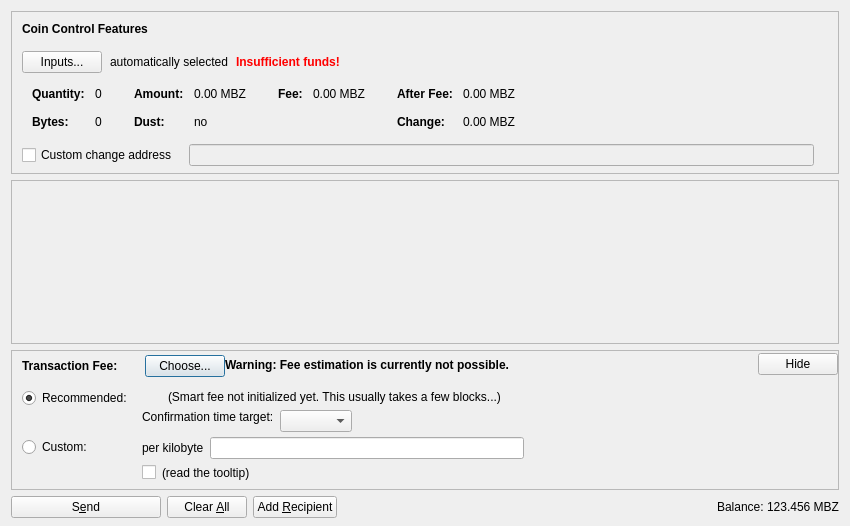
<?xml version="1.0" encoding="UTF-8"?>
<ui version="4.0">
 <class>SendCoinsDialog</class>
 <widget class="QDialog" name="SendCoinsDialog">
  <property name="geometry">
   <rect>
    <x>0</x>
    <y>0</y>
    <width>850</width>
    <height>526</height>
   </rect>
  </property>
  <property name="windowTitle">
   <string>Send Coins</string>
  </property>
  <layout class="QVBoxLayout" name="verticalLayout" stretch="0,1,0,0">
   <property name="bottomMargin">
    <number>8</number>
   </property>
   <item>
    <widget class="QFrame" name="frameCoinControl">
     <property name="sizePolicy">
      <sizepolicy hsizetype="Expanding" vsizetype="Expanding">
       <horstretch>0</horstretch>
       <verstretch>0</verstretch>
      </sizepolicy>
     </property>
     <property name="maximumSize">
      <size>
       <width>16777215</width>
       <height>16777215</height>
      </size>
     </property>
     <property name="frameShape">
      <enum>QFrame::StyledPanel</enum>
     </property>
     <property name="frameShadow">
      <enum>QFrame::Sunken</enum>
     </property>
     <layout class="QVBoxLayout" name="verticalLayoutCoinControl2">
      <property name="spacing">
       <number>0</number>
      </property>
      <property name="leftMargin">
       <number>0</number>
      </property>
      <property name="topMargin">
       <number>0</number>
      </property>
      <property name="rightMargin">
       <number>0</number>
      </property>
      <property name="bottomMargin">
       <number>6</number>
      </property>
      <item>
       <layout class="QVBoxLayout" name="verticalLayoutCoinControl" stretch="0,0,0,0,1">
        <property name="spacing">
         <number>0</number>
        </property>
        <property name="leftMargin">
         <number>10</number>
        </property>
        <property name="topMargin">
         <number>10</number>
        </property>
        <item>
         <layout class="QHBoxLayout" name="horizontalLayoutCoinControl1">
          <property name="bottomMargin">
           <number>15</number>
          </property>
          <item>
           <widget class="QLabel" name="labelCoinControlFeatures">
            <property name="sizePolicy">
             <sizepolicy hsizetype="Preferred" vsizetype="Maximum">
              <horstretch>0</horstretch>
              <verstretch>0</verstretch>
             </sizepolicy>
            </property>
            <property name="font">
             <font>
              <weight>75</weight>
              <bold>true</bold>
             </font>
            </property>
            <property name="styleSheet">
             <string notr="true">font-weight:bold;</string>
            </property>
            <property name="text">
             <string>Coin Control Features</string>
            </property>
           </widget>
          </item>
         </layout>
        </item>
        <item>
         <layout class="QHBoxLayout" name="horizontalLayoutCoinControl2" stretch="0,0,0,0">
          <property name="spacing">
           <number>8</number>
          </property>
          <property name="bottomMargin">
           <number>10</number>
          </property>
          <item>
           <widget class="QPushButton" name="pushButtonCoinControl">
            <property name="styleSheet">
             <string notr="true"/>
            </property>
            <property name="text">
             <string>Inputs...</string>
            </property>
            <property name="autoDefault">
             <bool>false</bool>
            </property>
           </widget>
          </item>
          <item>
           <widget class="QLabel" name="labelCoinControlAutomaticallySelected">
            <property name="text">
             <string>automatically selected</string>
            </property>
            <property name="margin">
             <number>5</number>
            </property>
           </widget>
          </item>
          <item>
           <widget class="QLabel" name="labelCoinControlInsuffFunds">
            <property name="font">
             <font>
              <weight>75</weight>
              <bold>true</bold>
             </font>
            </property>
            <property name="styleSheet">
             <string notr="true">color:red;font-weight:bold;</string>
            </property>
            <property name="text">
             <string>Insufficient funds!</string>
            </property>
            <property name="margin">
             <number>5</number>
            </property>
           </widget>
          </item>
          <item>
           <spacer name="horizontalSpacerCoinControl">
            <property name="orientation">
             <enum>Qt::Horizontal</enum>
            </property>
            <property name="sizeHint" stdset="0">
             <size>
              <width>40</width>
              <height>1</height>
             </size>
            </property>
           </spacer>
          </item>
         </layout>
        </item>
        <item>
         <widget class="QWidget" name="widgetCoinControl" native="true">
          <property name="sizePolicy">
           <sizepolicy hsizetype="Preferred" vsizetype="Preferred">
            <horstretch>0</horstretch>
            <verstretch>0</verstretch>
           </sizepolicy>
          </property>
          <property name="minimumSize">
           <size>
            <width>0</width>
            <height>0</height>
           </size>
          </property>
          <property name="styleSheet">
           <string notr="true"/>
          </property>
          <layout class="QHBoxLayout" name="horizontalLayoutCoinControl5">
           <property name="leftMargin">
            <number>0</number>
           </property>
           <property name="topMargin">
            <number>0</number>
           </property>
           <property name="rightMargin">
            <number>0</number>
           </property>
           <property name="bottomMargin">
            <number>0</number>
           </property>
           <item>
            <layout class="QHBoxLayout" name="horizontalLayoutCoinControl3" stretch="0,0,0,1">
             <property name="spacing">
              <number>20</number>
             </property>
             <property name="topMargin">
              <number>0</number>
             </property>
             <property name="bottomMargin">
              <number>10</number>
             </property>
             <item>
              <layout class="QFormLayout" name="formLayoutCoinControl1">
               <property name="horizontalSpacing">
                <number>10</number>
               </property>
               <property name="verticalSpacing">
                <number>14</number>
               </property>
               <property name="leftMargin">
                <number>10</number>
               </property>
               <property name="topMargin">
                <number>4</number>
               </property>
               <property name="rightMargin">
                <number>6</number>
               </property>
               <item row="0" column="0">
                <widget class="QLabel" name="labelCoinControlQuantityText">
                 <property name="font">
                  <font>
                   <weight>75</weight>
                   <bold>true</bold>
                  </font>
                 </property>
                 <property name="text">
                  <string>Quantity:</string>
                 </property>
                 <property name="margin">
                  <number>0</number>
                 </property>
                </widget>
               </item>
               <item row="0" column="1">
                <widget class="QLabel" name="labelCoinControlQuantity">
                 <property name="cursor">
                  <cursorShape>IBeamCursor</cursorShape>
                 </property>
                 <property name="contextMenuPolicy">
                  <enum>Qt::ActionsContextMenu</enum>
                 </property>
                 <property name="text">
                  <string notr="true">0</string>
                 </property>
                 <property name="margin">
                  <number>0</number>
                 </property>
                 <property name="textInteractionFlags">
                  <set>Qt::LinksAccessibleByMouse|Qt::TextSelectableByKeyboard|Qt::TextSelectableByMouse</set>
                 </property>
                </widget>
               </item>
               <item row="1" column="0">
                <widget class="QLabel" name="labelCoinControlBytesText">
                 <property name="font">
                  <font>
                   <weight>75</weight>
                   <bold>true</bold>
                  </font>
                 </property>
                 <property name="text">
                  <string>Bytes:</string>
                 </property>
                </widget>
               </item>
               <item row="1" column="1">
                <widget class="QLabel" name="labelCoinControlBytes">
                 <property name="cursor">
                  <cursorShape>IBeamCursor</cursorShape>
                 </property>
                 <property name="contextMenuPolicy">
                  <enum>Qt::ActionsContextMenu</enum>
                 </property>
                 <property name="text">
                  <string notr="true">0</string>
                 </property>
                 <property name="textInteractionFlags">
                  <set>Qt::LinksAccessibleByMouse|Qt::TextSelectableByKeyboard|Qt::TextSelectableByMouse</set>
                 </property>
                </widget>
               </item>
              </layout>
             </item>
             <item>
              <layout class="QFormLayout" name="formLayoutCoinControl2">
               <property name="horizontalSpacing">
                <number>10</number>
               </property>
               <property name="verticalSpacing">
                <number>14</number>
               </property>
               <property name="leftMargin">
                <number>6</number>
               </property>
               <property name="topMargin">
                <number>4</number>
               </property>
               <property name="rightMargin">
                <number>6</number>
               </property>
               <item row="0" column="0">
                <widget class="QLabel" name="labelCoinControlAmountText">
                 <property name="font">
                  <font>
                   <weight>75</weight>
                   <bold>true</bold>
                  </font>
                 </property>
                 <property name="text">
                  <string>Amount:</string>
                 </property>
                 <property name="margin">
                  <number>0</number>
                 </property>
                </widget>
               </item>
               <item row="0" column="1">
                <widget class="QLabel" name="labelCoinControlAmount">
                 <property name="cursor">
                  <cursorShape>IBeamCursor</cursorShape>
                 </property>
                 <property name="contextMenuPolicy">
                  <enum>Qt::ActionsContextMenu</enum>
                 </property>
                 <property name="text">
                  <string notr="true">0.00 MBZ</string>
                 </property>
                 <property name="textInteractionFlags">
                  <set>Qt::LinksAccessibleByMouse|Qt::TextSelectableByKeyboard|Qt::TextSelectableByMouse</set>
                 </property>
                </widget>
               </item>
               <item row="1" column="0">
                <widget class="QLabel" name="labelCoinControlLowOutputText">
                 <property name="font">
                  <font>
                   <weight>75</weight>
                   <bold>true</bold>
                  </font>
                 </property>
                 <property name="text">
                  <string>Dust:</string>
                 </property>
                </widget>
               </item>
               <item row="1" column="1">
                <widget class="QLabel" name="labelCoinControlLowOutput">
                 <property name="cursor">
                  <cursorShape>IBeamCursor</cursorShape>
                 </property>
                 <property name="contextMenuPolicy">
                  <enum>Qt::ActionsContextMenu</enum>
                 </property>
                 <property name="text">
                  <string notr="true">no</string>
                 </property>
                 <property name="textInteractionFlags">
                  <set>Qt::LinksAccessibleByMouse|Qt::TextSelectableByKeyboard|Qt::TextSelectableByMouse</set>
                 </property>
                </widget>
               </item>
              </layout>
             </item>
             <item>
              <layout class="QFormLayout" name="formLayoutCoinControl3">
               <property name="horizontalSpacing">
                <number>10</number>
               </property>
               <property name="verticalSpacing">
                <number>14</number>
               </property>
               <property name="leftMargin">
                <number>6</number>
               </property>
               <property name="topMargin">
                <number>4</number>
               </property>
               <property name="rightMargin">
                <number>6</number>
               </property>
               <item row="0" column="0">
                <widget class="QLabel" name="labelCoinControlFeeText">
                 <property name="font">
                  <font>
                   <weight>75</weight>
                   <bold>true</bold>
                  </font>
                 </property>
                 <property name="text">
                  <string>Fee:</string>
                 </property>
                 <property name="margin">
                  <number>0</number>
                 </property>
                </widget>
               </item>
               <item row="0" column="1">
                <widget class="QLabel" name="labelCoinControlFee">
                 <property name="cursor">
                  <cursorShape>IBeamCursor</cursorShape>
                 </property>
                 <property name="contextMenuPolicy">
                  <enum>Qt::ActionsContextMenu</enum>
                 </property>
                 <property name="text">
                  <string notr="true">0.00 MBZ</string>
                 </property>
                 <property name="textInteractionFlags">
                  <set>Qt::LinksAccessibleByMouse|Qt::TextSelectableByKeyboard|Qt::TextSelectableByMouse</set>
                 </property>
                </widget>
               </item>
              </layout>
             </item>
             <item>
              <layout class="QFormLayout" name="formLayoutCoinControl4">
               <property name="horizontalSpacing">
                <number>10</number>
               </property>
               <property name="verticalSpacing">
                <number>14</number>
               </property>
               <property name="leftMargin">
                <number>6</number>
               </property>
               <property name="topMargin">
                <number>4</number>
               </property>
               <property name="rightMargin">
                <number>6</number>
               </property>
               <item row="0" column="0">
                <widget class="QLabel" name="labelCoinControlAfterFeeText">
                 <property name="font">
                  <font>
                   <weight>75</weight>
                   <bold>true</bold>
                  </font>
                 </property>
                 <property name="text">
                  <string>After Fee:</string>
                 </property>
                 <property name="margin">
                  <number>0</number>
                 </property>
                </widget>
               </item>
               <item row="0" column="1">
                <widget class="QLabel" name="labelCoinControlAfterFee">
                 <property name="cursor">
                  <cursorShape>IBeamCursor</cursorShape>
                 </property>
                 <property name="contextMenuPolicy">
                  <enum>Qt::ActionsContextMenu</enum>
                 </property>
                 <property name="text">
                  <string notr="true">0.00 MBZ</string>
                 </property>
                 <property name="textInteractionFlags">
                  <set>Qt::LinksAccessibleByMouse|Qt::TextSelectableByKeyboard|Qt::TextSelectableByMouse</set>
                 </property>
                </widget>
               </item>
               <item row="1" column="0">
                <widget class="QLabel" name="labelCoinControlChangeText">
                 <property name="font">
                  <font>
                   <weight>75</weight>
                   <bold>true</bold>
                  </font>
                 </property>
                 <property name="text">
                  <string>Change:</string>
                 </property>
                </widget>
               </item>
               <item row="1" column="1">
                <widget class="QLabel" name="labelCoinControlChange">
                 <property name="cursor">
                  <cursorShape>IBeamCursor</cursorShape>
                 </property>
                 <property name="contextMenuPolicy">
                  <enum>Qt::ActionsContextMenu</enum>
                 </property>
                 <property name="text">
                  <string notr="true">0.00 MBZ</string>
                 </property>
                 <property name="textInteractionFlags">
                  <set>Qt::LinksAccessibleByMouse|Qt::TextSelectableByKeyboard|Qt::TextSelectableByMouse</set>
                 </property>
                </widget>
               </item>
              </layout>
             </item>
            </layout>
           </item>
          </layout>
         </widget>
        </item>
        <item>
         <layout class="QHBoxLayout" name="horizontalLayoutCoinControl4" stretch="0,0,0">
          <property name="spacing">
           <number>12</number>
          </property>
          <property name="sizeConstraint">
           <enum>QLayout::SetDefaultConstraint</enum>
          </property>
          <property name="topMargin">
           <number>5</number>
          </property>
          <property name="rightMargin">
           <number>5</number>
          </property>
          <item>
           <widget class="QCheckBox" name="checkBoxCoinControlChange">
            <property name="toolTip">
             <string>If this is activated, but the change address is empty or invalid, change will be sent to a newly generated address.</string>
            </property>
            <property name="text">
             <string>Custom change address</string>
            </property>
           </widget>
          </item>
          <item>
           <widget class="QValidatedLineEdit" name="lineEditCoinControlChange">
            <property name="enabled">
             <bool>false</bool>
            </property>
            <property name="sizePolicy">
             <sizepolicy hsizetype="Expanding" vsizetype="Fixed">
              <horstretch>0</horstretch>
              <verstretch>0</verstretch>
             </sizepolicy>
            </property>
           </widget>
          </item>
          <item>
           <widget class="QLabel" name="labelCoinControlChangeLabel">
            <property name="sizePolicy">
             <sizepolicy hsizetype="Preferred" vsizetype="Expanding">
              <horstretch>0</horstretch>
              <verstretch>0</verstretch>
             </sizepolicy>
            </property>
            <property name="minimumSize">
             <size>
              <width>0</width>
              <height>0</height>
             </size>
            </property>
            <property name="text">
             <string/>
            </property>
            <property name="margin">
             <number>3</number>
            </property>
           </widget>
          </item>
         </layout>
        </item>
        <item>
         <spacer name="verticalSpacerCoinControl">
          <property name="orientation">
           <enum>Qt::Vertical</enum>
          </property>
          <property name="sizeHint" stdset="0">
           <size>
            <width>800</width>
            <height>1</height>
           </size>
          </property>
         </spacer>
        </item>
       </layout>
      </item>
     </layout>
    </widget>
   </item>
   <item>
    <widget class="QScrollArea" name="scrollArea">
     <property name="widgetResizable">
      <bool>true</bool>
     </property>
     <widget class="QWidget" name="scrollAreaWidgetContents">
      <property name="geometry">
       <rect>
        <x>0</x>
        <y>0</y>
        <width>830</width>
        <height>104</height>
       </rect>
      </property>
      <layout class="QVBoxLayout" name="verticalLayout_2" stretch="0,1">
       <property name="leftMargin">
        <number>0</number>
       </property>
       <property name="topMargin">
        <number>0</number>
       </property>
       <property name="rightMargin">
        <number>0</number>
       </property>
       <property name="bottomMargin">
        <number>0</number>
       </property>
       <item>
        <layout class="QVBoxLayout" name="entries">
         <property name="spacing">
          <number>6</number>
         </property>
        </layout>
       </item>
       <item>
        <spacer name="verticalSpacer">
         <property name="orientation">
          <enum>Qt::Vertical</enum>
         </property>
         <property name="sizeHint" stdset="0">
          <size>
           <width>20</width>
           <height>40</height>
          </size>
         </property>
        </spacer>
       </item>
      </layout>
     </widget>
    </widget>
   </item>
   <item>
    <widget class="QFrame" name="frameFee">
     <property name="sizePolicy">
      <sizepolicy hsizetype="Expanding" vsizetype="Expanding">
       <horstretch>0</horstretch>
       <verstretch>0</verstretch>
      </sizepolicy>
     </property>
     <property name="maximumSize">
      <size>
       <width>16777215</width>
       <height>16777215</height>
      </size>
     </property>
     <property name="frameShape">
      <enum>QFrame::StyledPanel</enum>
     </property>
     <property name="frameShadow">
      <enum>QFrame::Sunken</enum>
     </property>
     <layout class="QVBoxLayout" name="verticalLayoutFee1">
      <property name="spacing">
       <number>0</number>
      </property>
      <property name="leftMargin">
       <number>0</number>
      </property>
      <property name="topMargin">
       <number>0</number>
      </property>
      <property name="rightMargin">
       <number>0</number>
      </property>
      <property name="bottomMargin">
       <number>0</number>
      </property>
      <item>
       <layout class="QVBoxLayout" name="verticalLayoutFee2" stretch="0,0,0">
        <property name="spacing">
         <number>0</number>
        </property>
        <property name="leftMargin">
         <number>10</number>
        </property>
        <property name="topMargin">
         <number>0</number>
        </property>
        <item>
         <layout class="QHBoxLayout" name="horizontalLayoutFee1">
          <property name="bottomMargin">
           <number>0</number>
          </property>
          <item>
           <layout class="QVBoxLayout" name="verticalLayoutFee7">
            <property name="spacing">
             <number>0</number>
            </property>
            <item>
             <spacer name="verticalSpacerSmartFee">
              <property name="orientation">
               <enum>Qt::Vertical</enum>
              </property>
              <property name="sizeType">
               <enum>QSizePolicy::Fixed</enum>
              </property>
              <property name="sizeHint" stdset="0">
               <size>
                <width>1</width>
                <height>4</height>
               </size>
              </property>
             </spacer>
            </item>
            <item>
             <layout class="QHBoxLayout" name="horizontalLayoutSmartFee">
              <property name="spacing">
               <number>10</number>
              </property>
              <item>
               <widget class="QLabel" name="labelFeeHeadline">
                <property name="sizePolicy">
                 <sizepolicy hsizetype="Preferred" vsizetype="Maximum">
                  <horstretch>0</horstretch>
                  <verstretch>0</verstretch>
                 </sizepolicy>
                </property>
                <property name="font">
                 <font>
                  <weight>75</weight>
                  <bold>true</bold>
                 </font>
                </property>
                <property name="styleSheet">
                 <string notr="true">font-weight:bold;</string>
                </property>
                <property name="text">
                 <string>Transaction Fee:</string>
                </property>
               </widget>
              </item>
              <item>
               <widget class="QLabel" name="labelFeeMinimized">
                <property name="text">
                 <string/>
                </property>
               </widget>
              </item>
              <item>
               <widget class="QPushButton" name="buttonChooseFee">
                <property name="text">
                 <string>Choose...</string>
                </property>
               </widget>
              </item>
             </layout>
            </item>
            <item>
             <spacer name="verticalSpacer_5">
              <property name="orientation">
               <enum>Qt::Vertical</enum>
              </property>
              <property name="sizeHint" stdset="0">
               <size>
                <width>1</width>
                <height>1</height>
               </size>
              </property>
             </spacer>
            </item>
           </layout>
          </item>
          <item>
           <widget class="QLabel" name="fallbackFeeWarningLabel">
            <property name="toolTip">
             <string>Using the fallbackfee can result in sending a transaction that will take several hours or days (or never) to confirm. Consider choosing your fee manually or wait until you have validated the complete chain.</string>
            </property>
            <property name="font">
            <font>
                <weight>75</weight>
                <bold>true</bold>
            </font>
            </property>
            <property name="text">
             <string>Warning: Fee estimation is currently not possible.</string>
            </property>
            <property name="wordWrap">
             <bool>false</bool>
            </property>
           </widget>
          </item>
          <item>
           <spacer name="horizontalSpacer_4">
            <property name="orientation">
             <enum>Qt::Horizontal</enum>
            </property>
            <property name="sizeType">
             <enum>QSizePolicy::MinimumExpanding</enum>
            </property>
            <property name="sizeHint" stdset="0">
             <size>
              <width>40</width>
              <height>20</height>
             </size>
            </property>
           </spacer>
          </item>
          <item>
           <widget class="QPushButton" name="buttonMinimizeFee">
            <property name="toolTip">
             <string>collapse fee-settings</string>
            </property>
            <property name="text">
             <string>Hide</string>
            </property>
           </widget>
          </item>
         </layout>
        </item>
        <item>
         <widget class="QFrame" name="frameFeeSelection">
          <layout class="QVBoxLayout" name="verticalLayoutFee12">
           <property name="spacing">
            <number>0</number>
           </property>
           <property name="leftMargin">
            <number>0</number>
           </property>
           <property name="topMargin">
            <number>0</number>
           </property>
           <property name="rightMargin">
            <number>0</number>
           </property>
           <property name="bottomMargin">
            <number>0</number>
           </property>
           <item>
            <layout class="QGridLayout" name="gridLayoutFee">
             <property name="topMargin">
              <number>10</number>
             </property>
             <property name="bottomMargin">
              <number>4</number>
             </property>
             <property name="horizontalSpacing">
              <number>10</number>
             </property>
             <property name="verticalSpacing">
              <number>4</number>
             </property>
             <item row="1" column="1">
              <layout class="QVBoxLayout" name="verticalLayoutFee8">
               <property name="spacing">
                <number>6</number>
               </property>
               <item>
                <layout class="QHBoxLayout" name="horizontalLayoutFee13">
                 <item>
                  <widget class="QLabel" name="labelCustomPerKilobyte">
                   <property name="toolTip">
                    <string>If the custom fee is set to 1000 satoshis and the transaction is only 250 bytes, then &quot;per kilobyte&quot; only pays 250 satoshis in fee, while &quot;total at least&quot; pays 1000 satoshis. For transactions bigger than a kilobyte both pay by kilobyte.</string>
                   </property>
                   <property name="text">
                    <string>per kilobyte</string>
                   </property>
                  </widget>
                 </item>
                 <item>
                  <widget class="BitcoinAmountField" name="customFee"/>
                 </item>
                 <item>
                  <spacer name="horizontalSpacer_6">
                   <property name="orientation">
                    <enum>Qt::Horizontal</enum>
                   </property>
                   <property name="sizeHint" stdset="0">
                    <size>
                     <width>1</width>
                     <height>1</height>
                    </size>
                   </property>
                  </spacer>
                 </item>
                </layout>
               </item>
               <item>
                <layout class="QHBoxLayout" name="horizontalLayoutFee8">
                 <item>
                  <widget class="QCheckBox" name="checkBoxMinimumFee">
                   <property name="toolTip">
                    <string>Paying only the minimum fee is just fine as long as there is less transaction volume than space in the blocks. But be aware that this can end up in a never confirming transaction once there is more demand for mbzcoin transactions than the network can process.</string>
                   </property>
                   <property name="text">
                    <string/>
                   </property>
                  </widget>
                 </item>
                 <item>
                  <widget class="QLabel" name="labelMinFeeWarning">
                   <property name="enabled">
                    <bool>true</bool>
                   </property>
                   <property name="toolTip">
                    <string>Paying only the minimum fee is just fine as long as there is less transaction volume than space in the blocks. But be aware that this can end up in a never confirming transaction once there is more demand for mbzcoin transactions than the network can process.</string>
                   </property>
                   <property name="text">
                    <string>(read the tooltip)</string>
                   </property>
                   <property name="margin">
                    <number>5</number>
                   </property>
                  </widget>
                 </item>
                 <item>
                  <spacer name="horizontalSpacer_2">
                   <property name="orientation">
                    <enum>Qt::Horizontal</enum>
                   </property>
                   <property name="sizeHint" stdset="0">
                    <size>
                     <width>1</width>
                     <height>1</height>
                    </size>
                   </property>
                  </spacer>
                 </item>
                </layout>
               </item>
              </layout>
             </item>
             <item row="0" column="0">
              <layout class="QVBoxLayout" name="verticalLayoutFee4" stretch="0,1">
               <item>
                <widget class="QRadioButton" name="radioSmartFee">
                 <property name="text">
                  <string>Recommended:</string>
                 </property>
                 <property name="checked">
                  <bool>true</bool>
                 </property>
                 <attribute name="buttonGroup">
                  <string notr="true">groupFee</string>
                 </attribute>
                </widget>
               </item>
               <item>
                <spacer name="verticalSpacer_2">
                 <property name="orientation">
                  <enum>Qt::Vertical</enum>
                 </property>
                 <property name="sizeHint" stdset="0">
                  <size>
                   <width>1</width>
                   <height>1</height>
                  </size>
                 </property>
                </spacer>
               </item>
              </layout>
             </item>
             <item row="1" column="0">
              <layout class="QVBoxLayout" name="verticalLayoutFee9" stretch="0,1">
               <item>
                <widget class="QRadioButton" name="radioCustomFee">
                 <property name="text">
                  <string>Custom:</string>
                 </property>
                 <attribute name="buttonGroup">
                  <string notr="true">groupFee</string>
                 </attribute>
                </widget>
               </item>
               <item>
                <spacer name="verticalSpacer_6">
                 <property name="orientation">
                  <enum>Qt::Vertical</enum>
                 </property>
                 <property name="sizeHint" stdset="0">
                  <size>
                   <width>1</width>
                   <height>1</height>
                  </size>
                 </property>
                </spacer>
               </item>
              </layout>
             </item>
             <item row="0" column="1">
              <layout class="QVBoxLayout" name="verticalLayoutFee3" stretch="0,0,1">
               <property name="spacing">
                <number>6</number>
               </property>
               <property name="topMargin">
                <number>2</number>
               </property>
               <item>
                <layout class="QHBoxLayout" name="horizontalLayoutFee12">
                 <item>
                  <widget class="QLabel" name="labelSmartFee">
                   <property name="text">
                    <string/>
                   </property>
                   <property name="margin">
                    <number>2</number>
                   </property>
                  </widget>
                 </item>
                 <item>
                  <widget class="QLabel" name="labelFeeEstimation">
                   <property name="text">
                    <string/>
                   </property>
                  </widget>
                 </item>
                 <item>
                  <widget class="QLabel" name="labelSmartFee2">
                   <property name="text">
                    <string>(Smart fee not initialized yet. This usually takes a few blocks...)</string>
                   </property>
                   <property name="margin">
                    <number>2</number>
                   </property>
                  </widget>
                 </item>
                 <item>
                  <spacer name="horizontalSpacer_5">
                   <property name="orientation">
                    <enum>Qt::Horizontal</enum>
                   </property>
                   <property name="sizeHint" stdset="0">
                    <size>
                     <width>1</width>
                     <height>1</height>
                    </size>
                   </property>
                  </spacer>
                 </item>
                </layout>
               </item>
               <item>
                <layout class="QHBoxLayout" name="horizontalLayoutFee9">
                 <item>
                  <layout class="QVBoxLayout" name="verticalLayoutFee6">
                   <item>
                    <widget class="QLabel" name="labelSmartFee3">
                     <property name="text">
                      <string>Confirmation time target:</string>
                     </property>
                     <property name="margin">
                      <number>2</number>
                     </property>
                    </widget>
                   </item>
                   <item>
                    <spacer name="verticalSpacer_3">
                     <property name="orientation">
                      <enum>Qt::Vertical</enum>
                     </property>
                     <property name="sizeHint" stdset="0">
                      <size>
                       <width>1</width>
                       <height>1</height>
                      </size>
                     </property>
                    </spacer>
                   </item>
                  </layout>
                 </item>
                 <item>
                  <layout class="QVBoxLayout" name="verticalLayoutFee5">
                   <property name="rightMargin">
                    <number>30</number>
                   </property>
                   <item>
                    <layout class="QHBoxLayout" name="horizontalLayoutConfTarget">
                     <property name="bottomMargin">
                      <number>0</number>
                     </property>
                     <item>
                      <widget class="QComboBox" name="confTargetSelector"/>
                     </item>
                     <item>
                      <spacer name="horizontalSpacerConfTarget">
                       <property name="orientation">
                        <enum>Qt::Horizontal</enum>
                       </property>
                       <property name="sizeHint" stdset="0">
                        <size>
                         <width>40</width>
                         <height>20</height>
                        </size>
                       </property>
                      </spacer>
                     </item>
                    </layout>
                   </item>
                  </layout>
                 </item>
                </layout>
               </item>
               <item>
                <spacer name="verticalSpacer_4">
                 <property name="orientation">
                  <enum>Qt::Vertical</enum>
                 </property>
                 <property name="sizeHint" stdset="0">
                  <size>
                   <width>1</width>
                   <height>1</height>
                  </size>
                 </property>
                </spacer>
               </item>
              </layout>
             </item>
            </layout>
           </item>
          </layout>
         </widget>
        </item>
        <item>
         <spacer name="verticalSpacerFee">
          <property name="orientation">
           <enum>Qt::Vertical</enum>
          </property>
          <property name="sizeHint" stdset="0">
           <size>
            <width>40</width>
            <height>5</height>
           </size>
          </property>
         </spacer>
        </item>
       </layout>
      </item>
     </layout>
    </widget>
   </item>
   <item>
    <layout class="QHBoxLayout" name="horizontalLayout">
     <item>
      <widget class="QPushButton" name="sendButton">
       <property name="minimumSize">
        <size>
         <width>150</width>
         <height>0</height>
        </size>
       </property>
       <property name="toolTip">
        <string>Confirm the send action</string>
       </property>
       <property name="text">
        <string>S&amp;end</string>
       </property>
       <property name="icon">
        <iconset resource="../bitcoin.qrc">
         <normaloff>:/icons/send</normaloff>:/icons/send</iconset>
       </property>
       <property name="autoDefault">
        <bool>false</bool>
       </property>
       <property name="default">
        <bool>false</bool>
       </property>
      </widget>
     </item>
     <item>
      <widget class="QPushButton" name="clearButton">
       <property name="sizePolicy">
        <sizepolicy hsizetype="Minimum" vsizetype="Fixed">
         <horstretch>0</horstretch>
         <verstretch>0</verstretch>
        </sizepolicy>
       </property>
       <property name="toolTip">
        <string>Clear all fields of the form.</string>
       </property>
       <property name="text">
        <string>Clear &amp;All</string>
       </property>
       <property name="icon">
        <iconset resource="../bitcoin.qrc">
         <normaloff>:/icons/remove</normaloff>:/icons/remove</iconset>
       </property>
       <property name="autoDefault">
        <bool>false</bool>
       </property>
      </widget>
     </item>
     <item>
      <widget class="QPushButton" name="addButton">
       <property name="toolTip">
        <string>Send to multiple recipients at once</string>
       </property>
       <property name="text">
        <string>Add &amp;Recipient</string>
       </property>
       <property name="icon">
        <iconset resource="../bitcoin.qrc">
         <normaloff>:/icons/add</normaloff>:/icons/add</iconset>
       </property>
       <property name="autoDefault">
        <bool>false</bool>
       </property>
      </widget>
     </item>
     <item>
      <spacer name="horizontalSpacer">
       <property name="orientation">
        <enum>Qt::Horizontal</enum>
       </property>
       <property name="sizeHint" stdset="0">
        <size>
         <width>40</width>
         <height>20</height>
        </size>
       </property>
      </spacer>
     </item>
     <item>
      <layout class="QHBoxLayout" name="horizontalLayout_2">
       <property name="spacing">
        <number>3</number>
       </property>
       <item>
        <widget class="QLabel" name="label">
         <property name="sizePolicy">
          <sizepolicy hsizetype="Preferred" vsizetype="Fixed">
           <horstretch>0</horstretch>
           <verstretch>0</verstretch>
          </sizepolicy>
         </property>
         <property name="text">
          <string>Balance:</string>
         </property>
        </widget>
       </item>
       <item>
        <widget class="QLabel" name="labelBalance">
         <property name="sizePolicy">
          <sizepolicy hsizetype="Preferred" vsizetype="Fixed">
           <horstretch>0</horstretch>
           <verstretch>0</verstretch>
          </sizepolicy>
         </property>
         <property name="cursor">
          <cursorShape>IBeamCursor</cursorShape>
         </property>
         <property name="text">
          <string notr="true">123.456 MBZ</string>
         </property>
         <property name="textInteractionFlags">
          <set>Qt::LinksAccessibleByMouse|Qt::TextSelectableByKeyboard|Qt::TextSelectableByMouse</set>
         </property>
        </widget>
       </item>
      </layout>
     </item>
    </layout>
   </item>
  </layout>
 </widget>
 <customwidgets>
  <customwidget>
   <class>QValidatedLineEdit</class>
   <extends>QLineEdit</extends>
   <header>qt/qvalidatedlineedit.h</header>
  </customwidget>
  <customwidget>
   <class>BitcoinAmountField</class>
   <extends>QLineEdit</extends>
   <header>qt/bitcoinamountfield.h</header>
   <container>1</container>
  </customwidget>
 </customwidgets>
 <resources>
  <include location="../bitcoin.qrc"/>
 </resources>
 <connections/>
 <buttongroups>
  <buttongroup name="groupFee"/>
 </buttongroups>
</ui>
